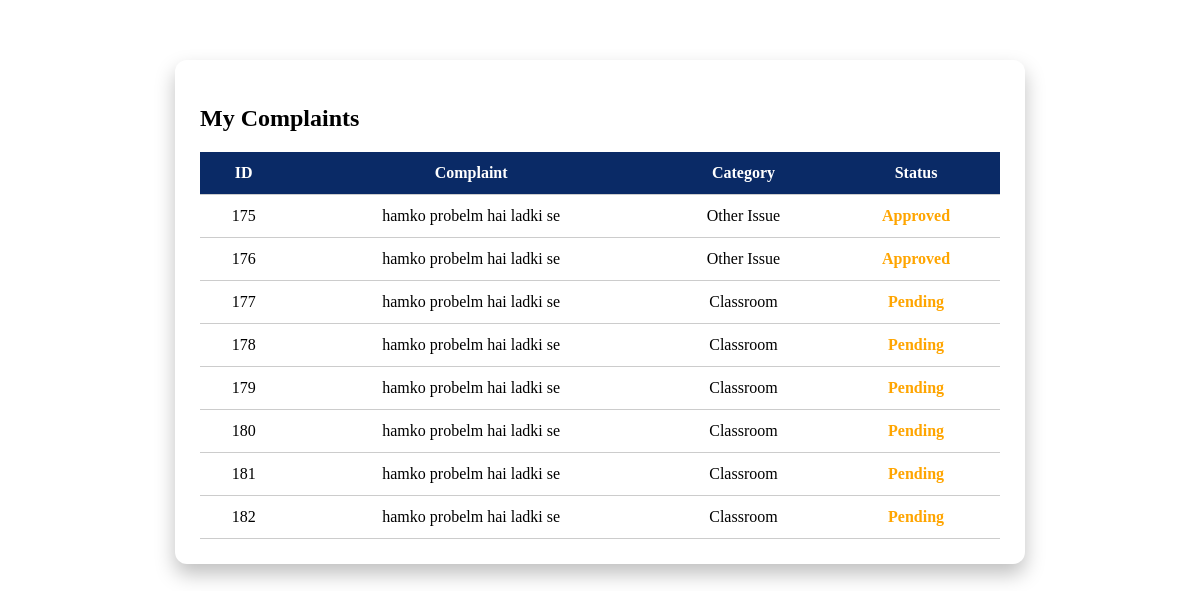
Screenshot of /mycomplain.php with the database file from the repository.
### tables this page shows
CREATE TABLE `complaints` (
  `id` int(11) NOT NULL,
  `name` varchar(100) DEFAULT NULL,
  `category` varchar(50) DEFAULT NULL,
  `complaint` text DEFAULT NULL,
  `status` varchar(50) DEFAULT 'Pending',
  `prn` varchar(20) NOT NULL
);

### mycomplain.php (the view, shortened to what this page needs)
<?php
include 'db.php';
$prn = $_POST['prn'] ?? '';
$result = mysqli_query($conn, "SELECT * FROM complaints WHERE prn='$prn'");
?>
<!DOCTYPE html>
<html>
<head>
</head>
<body>
<div class="status-container">
<h2>My Complaints</h2>
<table>
<tr>
<th>ID</th>
<th>Complaint</th>
<th>Category</th>
<th>Status</th>
</tr>
<?php
if(mysqli_num_rows($result)>0){
    while($row=mysqli_fetch_assoc($result)){
        $statusClass = strtolower($row['status'])=="solved" ? "solved" : "pending";
        echo "<tr>
                <td>{$row['id']}</td>
                <td>{$row['complaint']}</td>
                <td>{$row['category']}</td>
                <td class='$statusClass'>{$row['status']}</td>
              </tr>";
    }
}else{
    echo "<tr><td colspan='4'>No complaints found</td></tr>";
}
?>
</table>
</div>
</body>
</html>

### mycomplain.php (style rules this page uses)
.status-container { width:90%; max-width:800px; margin:60px auto; background:white; padding:25px; border-radius:12px; box-shadow:0 10px 20px rgba(0,0,0,0.25); }
table { width:100%; border-collapse:collapse; }
th,td { padding:12px; border-bottom:1px solid #ccc; text-align:center; }
th { background:#0a2a66; color:white; }
.pending { color:orange;font-weight:bold; }

### rows the page displays
complaints: id "175", complaint "hamko probelm hai ladki se", category "Other Issue", status "Approved"
complaints: id "176", complaint "hamko probelm hai ladki se", category "Other Issue", status "Approved"
complaints: id "177", complaint "hamko probelm hai ladki se", category "Classroom", status "Pending"
complaints: id "178", complaint "hamko probelm hai ladki se", category "Classroom", status "Pending"
complaints: id "179", complaint "hamko probelm hai ladki se", category "Classroom", status "Pending"
complaints: id "180", complaint "hamko probelm hai ladki se", category "Classroom", status "Pending"
complaints: id "181", complaint "hamko probelm hai ladki se", category "Classroom", status "Pending"
complaints: id "182", complaint "hamko probelm hai ladki se", category "Classroom", status "Pending"
